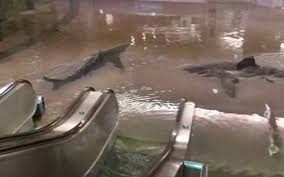
#> input picture Code/src/imageIn.jpg, 284 x 177 px
$ python canny2.py imageIn.jpg 5
#> lines starting #> are read from the running program, lines starting #| are printed output that depends on the picture; after the words box and inside, x2 and y2 are one past the last pixel; in counts of white or black regions, pixels touching at a corner belong together
#> further down, image is the input picture: shape (177, 284, 3); mean B, G, R 92.7, 103.5, 119.1
import cv2
import sys
import matplotlib.pyplot as plt

def detecter_regions_falsifiees(image, aire_min):
    # Convertir l'image en nvg
#> called with aire_min = 5
    image_gris = cv2.cvtColor(image, cv2.COLOR_BGR2GRAY)
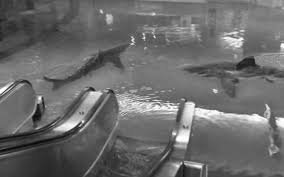
#> image_gris: shape (177, 284); min 5, max 255, mean 106.9

    # Algo de détection de Canny
    contours = cv2.Canny(image_gris, 100, 200)
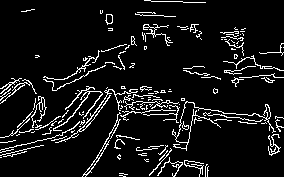
#> contours: shape (177, 284); 8.3% white in thin lines or dots

    # On cherche les régions où les gradients varient de manière significative
    regions_falsifiees = []
    contours, _ = cv2.findContours(contours, cv2.RETR_EXTERNAL, cv2.CHAIN_APPROX_SIMPLE)
#> contours = 142 contours, 127 with area under 20; largest, box (x1, y1, x2, y2) and area: (82, 112, 121, 177) 118, (172, 101, 276, 151) 90, (53, 86, 103, 131) 72, (55, 89, 138, 143) 63, (105, 14, 113, 25) 54
    for contour in contours:
        # calcule l'aire du contour
        aire = cv2.contourArea(contour)

        # Si l'aire est supérieure à un certain seuil, on considére la région comme falsifiée
        if aire > aire_min:
            x, y, w, h = cv2.boundingRect(contour)
            regions_falsifiees.append((x, y, x + w, y + h))
#> this loop made 142 passes
#> (aire, x, y, w, h) on passes 6, 8, 13, 15, 17, 21, 24, 34, 35, 38, 41, 44: (7.5, 184, 160, 20, 17), (19.5, 157, 157, 26, 20), (6, 159, 150, 9, 11), (14, 149, 148, 23, 28), (6, 158, 145, 10, 10), (7.5, 114, 139, 11, 10), (43, 268, 134, 13, 22), (20.5, 182, 121, 7, 9), (12.5, 0, 121, 80, 30), (7, 275, 119, 9, 13), (11, 0, 118, 30, 20), (9.5, 35, 116, 26, 14)
#> aire on passes 1, 2, 3, 4, 7, 10: 0, 0, 1, 0.5, 0, 4
#> after the loop, regions_falsifiees = 44 items, first 6: (184, 160, 204, 177), (157, 157, 183, 177), (159, 150, 168, 161), (149, 148, 172, 176), (158, 145, 168, 155), (114, 139, 125, 149)

    return regions_falsifiees

if __name__ == "__main__":
    if len(sys.argv) != 3:
        print("Usage: python script.py chemin_image aire_min")
        sys.exit(1)

    image = cv2.imread(sys.argv[1])
    aire_min = int(sys.argv[2])

    regions_falsifiees = detecter_regions_falsifiees(image, aire_min)

    max_region = None
    max_count = 0

    for region in regions_falsifiees:
        x1, y1, x2, y2 = region
        count = 0

        for other_region in regions_falsifiees:
            if x1 <= other_region[0] and y1 <= other_region[1] and x2 >= other_region[2] and y2 >= other_region[3]:
                count += 1

        if count > max_count:
            max_count = count
            max_region = region
#> this loop made 44 passes
#> (x1, y1, x2, y2) on passes 1 to 12: (184, 160, 204, 177), (157, 157, 183, 177), (159, 150, 168, 161), (149, 148, 172, 176), (158, 145, 168, 155), (114, 139, 125, 149), (268, 134, 281, 156), (182, 121, 189, 130), (0, 121, 80, 151), (275, 119, 284, 132), (0, 118, 30, 138), (35, 116, 61, 130)
#> after the loop, max_count = 3

    if max_region is not None:
        x1, y1, x2, y2 = max_region
#> x1 = 172; y1 = 101; x2 = 276; y2 = 151
        cv2.rectangle(image, (x1, y1), (x2, y2), (0, 0, 255), 8)
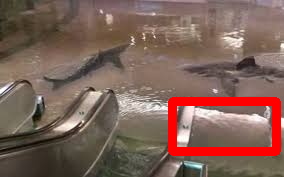
#> image: shape (177, 284, 3); 5.45% of pixels changed, all inside (x1, y1, x2, y2) = (168, 97, 281, 156)


    fig, axes = plt.subplots(1, 2)
    axes[0].imshow(cv2.cvtColor(cv2.imread(sys.argv[1]), cv2.COLOR_BGR2RGB))
    axes[0].set_title('Image Falsifiée')
    axes[0].axis('off')

    axes[1].imshow(cv2.cvtColor(image, cv2.COLOR_BGR2RGB))
    axes[1].set_title('Régions suspectes détectées')
    axes[1].axis('off')

    plt.show()
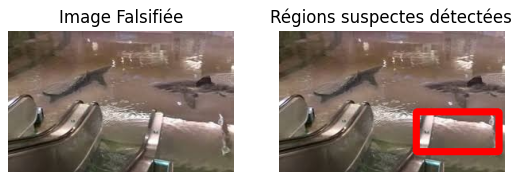
#> figure drawn by matplotlib, 2 panels
